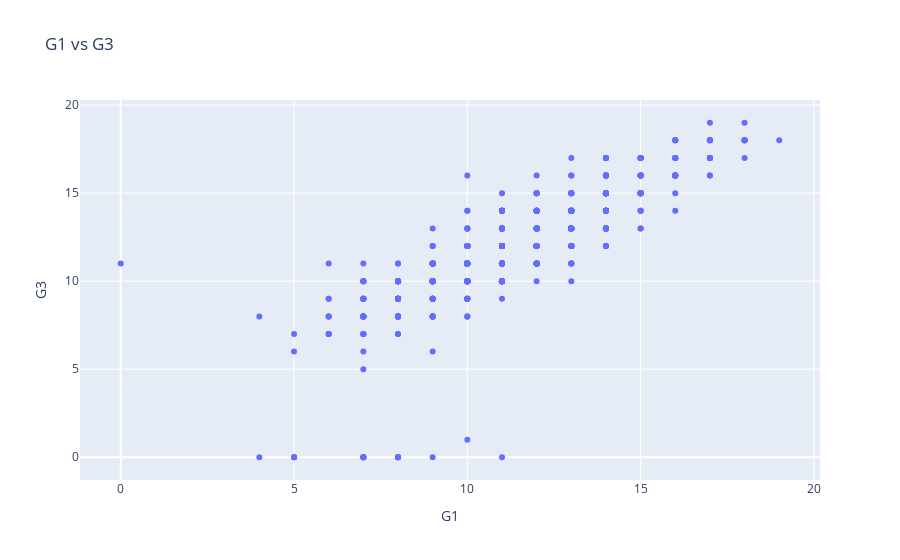

The notebook cell this image was saved under:
### Code cell
px.scatter(df,x="G1",y="G3",title='G1 vs G3')

### Figure 1 — Plotly figure (JSON) as saved in the notebook; plotly's stock layout.template omitted (floating-point values rounded to 4 significant figures; data arrays with more than 128 entries replaced by an {"elided": "..."} marker saying what was removed)
{"data": [{"hovertemplate": "G1=%{x}<br>G3=%{y}<extra></extra>", "legendgroup": "", "marker": {"color": "#636efa", "symbol": "circle"}, "mode": "markers", "name": "", "orientation": "v", "showlegend": false, "type": "scatter", "x": {"elided": "649 int values"}, "xaxis": "x", "y": {"elided": "649 int values"}, "yaxis": "y"}], "layout": {"legend": {"tracegroupgap": 0}, "title": {"text": "G1 vs G3"}, "xaxis": {"anchor": "y", "domain": [0, 1], "title": {"text": "G1"}}, "yaxis": {"anchor": "x", "domain": [0, 1], "title": {"text": "G3"}}}}
